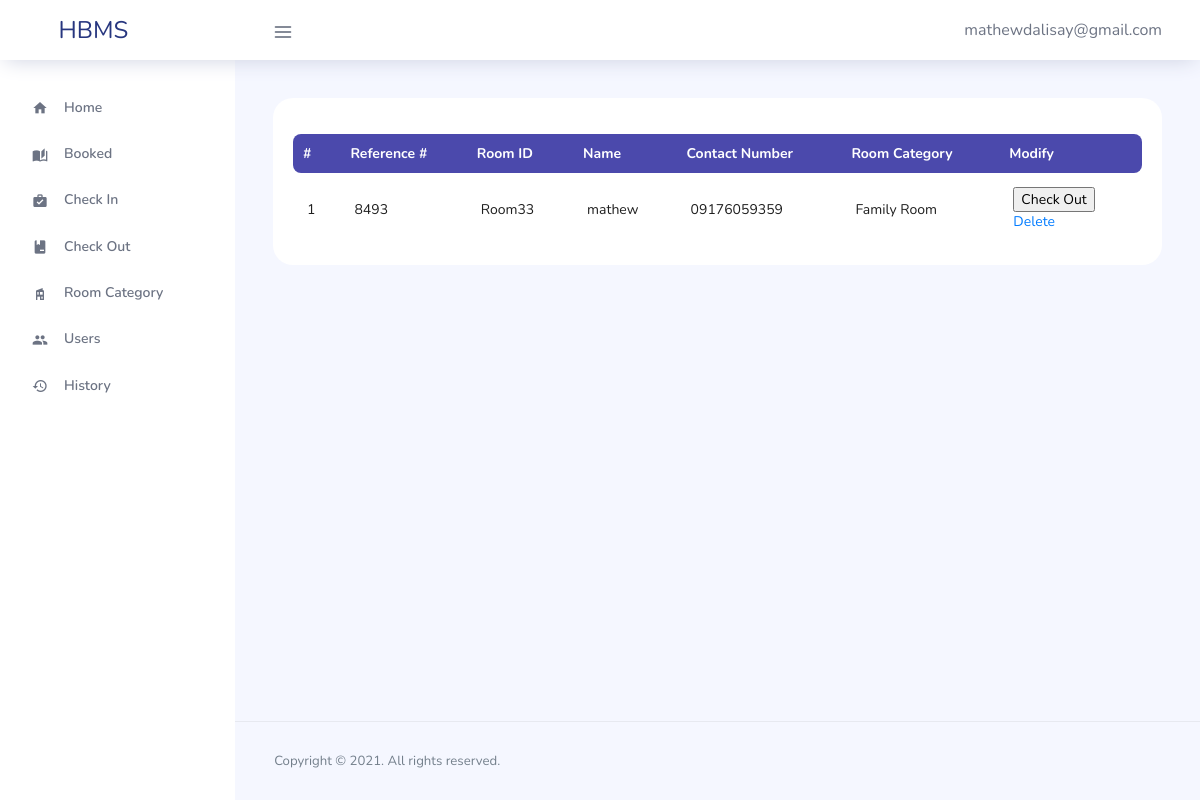
Page /admin/check-out.php (signed in) on the earlier database version.
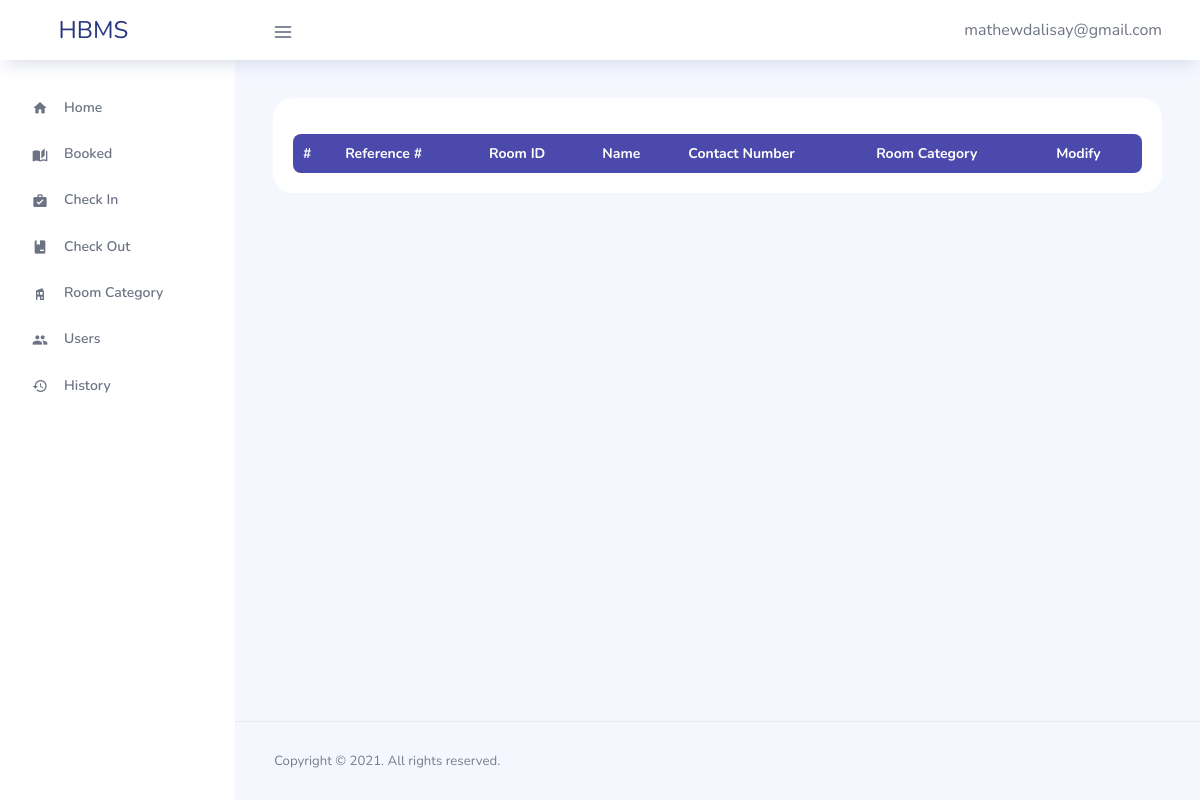
Same page on the later database version.
### tables this page shows
CREATE TABLE `booked` (
  `id` int(11) NOT NULL,
  `reference_number` int(50) NOT NULL,
  `room_id` varchar(50) NOT NULL,
  `room_category_id` int(11) NOT NULL,
  `name` varchar(50) NOT NULL,
  `contact_number` varchar(50) NOT NULL,
  `email` varchar(150) NOT NULL,
  `price` varchar(50) NOT NULL,
  `date_in` date NOT NULL,
  `date_out` date NOT NULL,
  `status` int(11) NOT NULL,
  `date_created` date NOT NULL,
  `date_updated` date NOT NULL
);

### admin/check-out.php (the view, shortened to what the changed rows need)
<?php
include('../connection.php');
?>
<!DOCTYPE html>
<html lang="en">
<head>
  <link rel="stylesheet" href="../src/plugins/template/vendors/feather/feather.css">
  <link rel="stylesheet" href="../src/plugins/template/vendors/ti-icons/css/themify-icons.css">
  <link rel="stylesheet" href="../src/plugins/template/vendors/css/vendor.bundle.base.css">
  <link rel="stylesheet" href="../src/plugins/template/vendors/datatables.net-bs4/dataTables.bootstrap4.css">
  <link rel="stylesheet" href="../src/plugins/template/vendors/ti-icons/css/themify-icons.css">
  <link rel="stylesheet" href="../src/plugins/template/vendors/mdi/css/materialdesignicons.min.css">
  <link rel="stylesheet" type="text/css" href="../src/plugins/template/js/select.dataTables.min.css">
  <link rel="stylesheet" href="../src/plugins/template/css/vertical-layout-light/style.css">
</head>
<body>
  <div class="container-scroller">
    <div class="container-fluid page-body-wrapper">
      <div class="main-panel">
        <div class="content-wrapper">
          <div class="row">
            <div class="col-md-12 grid-margin streach-card">
                <div class="card position-relative">
                    <div class="card-body">
                        <div class="row justify-content-end">
                            <div class="col-lg-12">
                                <div class="table-responsive">
                                    <table id="data" class="display expandable-table" style="width:100%">
                                        <thead>
                                            <tr>
                                                <th>#</th>
                                                <th scope="col">Reference #</th>
                                                <th scope="col">Room ID</th>
                                                <th scope="col">Name</th>
                                                <th scope="col">Contact Number</th>
                                                <th>Room Category</th>
                                                <th>Modify</th>
                                            </tr>
                                        </thead>
                                        <tbody>
                                        <?php
                                            $sql = "SELECT * FROM booked WHERE status = '2'";
                                            $run = mysqli_query($conn,$sql);
                                            if(mysqli_num_rows($run) > 0){
                                                $count = 0;
                                                foreach($run as $row){
                                                    $count++;
                                                    ?>
                                                        <tr>
                                                            <td><?php echo $count?></td>
                                                            <td><?php echo $row['reference_number']?></td>
                                                            <td><?php echo $row['room_id']?></td>
                                                            <td><?php echo $row['name']?></td>
                                                            <td><?php echo $row['contact_number']?></td>
                                                            <td>
                                                                <?php
                                                                    if($row['room_category_id'] == '1'){
                                                                        echo "Family Room";
                                                                    }elseif($row['room_category_id'] == '2'){
                                                                        echo "Deluxe Room";
                                                                    }elseif($row['room_category_id'] == '3'){
                                                                        echo "Single Room";
                                                                    }else{
                                                                        echo "Twin Room";
                                                                    }
                                                                ?>
                                                            </td>
                                                            <td>
                                                                <form action="" method="POST">
                                                                    <input type="submit" name="check_out" value="Check Out">
                                                                </form>
                                                                <a href="delete-check-out.php?id=<?php echo $row['id']?>">Delete</a>
                                                            </td>
                                                        </tr>
                                                    <?php
                                                }
                                            }
                                            ?>
                                    </table>
                                </div>
                            </div>
                        </div>
                    </div>
                </div>
            </div>
          </div>
        </div>
      </div>
    </div>
  </div>
</body>
</html>

Differences in the rows shown:
removed booked: reference_number "8493", room "Room33", name "mathew", contact_number "09176059359", shows "Family Room"
